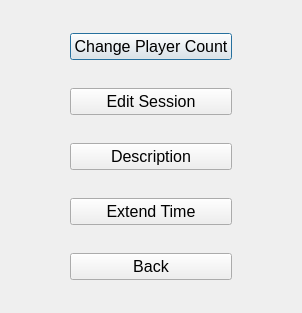
<?xml version="1.0" encoding="UTF-8"?>
<ui version="4.0">
 <class>MenuDialog</class>
 <widget class="QDialog" name="MenuDialog">
  <property name="geometry">
   <rect>
    <x>0</x>
    <y>0</y>
    <width>302</width>
    <height>313</height>
   </rect>
  </property>
  <property name="windowTitle">
   <string>Dialog</string>
  </property>
  <layout class="QGridLayout" name="gridLayout">
   <item row="0" column="1">
    <layout class="QVBoxLayout" name="verticalLayout_2">
     <item>
      <spacer name="verticalSpacer">
       <property name="orientation">
        <enum>Qt::Orientation::Vertical</enum>
       </property>
       <property name="sizeHint" stdset="0">
        <size>
         <width>20</width>
         <height>40</height>
        </size>
       </property>
      </spacer>
     </item>
     <item>
      <widget class="QPushButton" name="pushButton_change_player_count">
       <property name="font">
        <font>
         <pointsize>12</pointsize>
        </font>
       </property>
       <property name="text">
        <string>Change Player Count</string>
       </property>
      </widget>
     </item>
     <item>
      <spacer name="verticalSpacer_3">
       <property name="orientation">
        <enum>Qt::Orientation::Vertical</enum>
       </property>
       <property name="sizeHint" stdset="0">
        <size>
         <width>20</width>
         <height>40</height>
        </size>
       </property>
      </spacer>
     </item>
     <item>
      <widget class="QPushButton" name="pushButton_edit_session">
       <property name="font">
        <font>
         <pointsize>12</pointsize>
        </font>
       </property>
       <property name="text">
        <string>Edit Session</string>
       </property>
      </widget>
     </item>
     <item>
      <spacer name="verticalSpacer_4">
       <property name="orientation">
        <enum>Qt::Orientation::Vertical</enum>
       </property>
       <property name="sizeHint" stdset="0">
        <size>
         <width>20</width>
         <height>40</height>
        </size>
       </property>
      </spacer>
     </item>
     <item>
      <widget class="QPushButton" name="pushButton_description">
       <property name="font">
        <font>
         <pointsize>12</pointsize>
        </font>
       </property>
       <property name="text">
        <string>Description</string>
       </property>
      </widget>
     </item>
     <item>
      <spacer name="verticalSpacer_5">
       <property name="orientation">
        <enum>Qt::Orientation::Vertical</enum>
       </property>
       <property name="sizeHint" stdset="0">
        <size>
         <width>20</width>
         <height>40</height>
        </size>
       </property>
      </spacer>
     </item>
     <item>
      <widget class="QPushButton" name="pushButton_extend_time">
       <property name="font">
        <font>
         <pointsize>12</pointsize>
        </font>
       </property>
       <property name="text">
        <string>Extend Time</string>
       </property>
      </widget>
     </item>
     <item>
      <spacer name="verticalSpacer_6">
       <property name="orientation">
        <enum>Qt::Orientation::Vertical</enum>
       </property>
       <property name="sizeHint" stdset="0">
        <size>
         <width>20</width>
         <height>40</height>
        </size>
       </property>
      </spacer>
     </item>
     <item>
      <widget class="QPushButton" name="pushButton_back">
       <property name="font">
        <font>
         <pointsize>12</pointsize>
        </font>
       </property>
       <property name="text">
        <string>Back</string>
       </property>
      </widget>
     </item>
     <item>
      <spacer name="verticalSpacer_2">
       <property name="orientation">
        <enum>Qt::Orientation::Vertical</enum>
       </property>
       <property name="sizeHint" stdset="0">
        <size>
         <width>20</width>
         <height>40</height>
        </size>
       </property>
      </spacer>
     </item>
    </layout>
   </item>
   <item row="0" column="0">
    <spacer name="horizontalSpacer">
     <property name="orientation">
      <enum>Qt::Orientation::Horizontal</enum>
     </property>
     <property name="sizeHint" stdset="0">
      <size>
       <width>40</width>
       <height>20</height>
      </size>
     </property>
    </spacer>
   </item>
   <item row="0" column="2">
    <spacer name="horizontalSpacer_2">
     <property name="orientation">
      <enum>Qt::Orientation::Horizontal</enum>
     </property>
     <property name="sizeHint" stdset="0">
      <size>
       <width>40</width>
       <height>20</height>
      </size>
     </property>
    </spacer>
   </item>
  </layout>
 </widget>
 <resources/>
 <connections/>
</ui>
